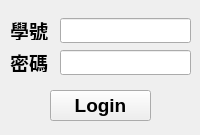
<?xml version="1.0" encoding="UTF-8"?>
<ui version="4.0">
 <class>LoginWindow</class>
 <widget class="QMainWindow" name="LoginWindow">
  <property name="geometry">
   <rect>
    <x>0</x>
    <y>0</y>
    <width>200</width>
    <height>135</height>
   </rect>
  </property>
  <property name="sizePolicy">
   <sizepolicy hsizetype="Fixed" vsizetype="Fixed">
    <horstretch>0</horstretch>
    <verstretch>0</verstretch>
   </sizepolicy>
  </property>
  <property name="minimumSize">
   <size>
    <width>200</width>
    <height>135</height>
   </size>
  </property>
  <property name="maximumSize">
   <size>
    <width>200</width>
    <height>135</height>
   </size>
  </property>
  <property name="font">
   <font>
    <pointsize>14</pointsize>
    <weight>75</weight>
    <bold>true</bold>
   </font>
  </property>
  <property name="windowTitle">
   <string>Login</string>
  </property>
  <property name="windowIcon">
   <iconset>
    <normaloff>Evil_Eye.svg</normaloff>Evil_Eye.svg</iconset>
  </property>
  <widget class="QWidget" name="centralwidget">
   <widget class="QLabel" name="label">
    <property name="geometry">
     <rect>
      <x>10</x>
      <y>20</y>
      <width>50</width>
      <height>20</height>
     </rect>
    </property>
    <property name="text">
     <string>學號</string>
    </property>
   </widget>
   <widget class="QLineEdit" name="uidBox">
    <property name="geometry">
     <rect>
      <x>60</x>
      <y>18</y>
      <width>131</width>
      <height>25</height>
     </rect>
    </property>
    <property name="text">
     <string/>
    </property>
   </widget>
   <widget class="QLabel" name="label_2">
    <property name="geometry">
     <rect>
      <x>10</x>
      <y>52</y>
      <width>50</width>
      <height>20</height>
     </rect>
    </property>
    <property name="text">
     <string>密碼</string>
    </property>
   </widget>
   <widget class="QLineEdit" name="pwdBox">
    <property name="geometry">
     <rect>
      <x>60</x>
      <y>50</y>
      <width>131</width>
      <height>25</height>
     </rect>
    </property>
    <property name="inputMask">
     <string/>
    </property>
    <property name="text">
     <string/>
    </property>
    <property name="maxLength">
     <number>10</number>
    </property>
    <property name="frame">
     <bool>true</bool>
    </property>
    <property name="echoMode">
     <enum>QLineEdit::Password</enum>
    </property>
   </widget>
   <widget class="QPushButton" name="loginBtn">
    <property name="geometry">
     <rect>
      <x>50</x>
      <y>90</y>
      <width>101</width>
      <height>31</height>
     </rect>
    </property>
    <property name="text">
     <string>Login</string>
    </property>
    <property name="icon">
     <iconset>
      <normaloff>Evil_Eye.svg</normaloff>Evil_Eye.svg</iconset>
    </property>
    <property name="autoDefault">
     <bool>true</bool>
    </property>
   </widget>
  </widget>
 </widget>
 <resources/>
 <connections/>
</ui>
